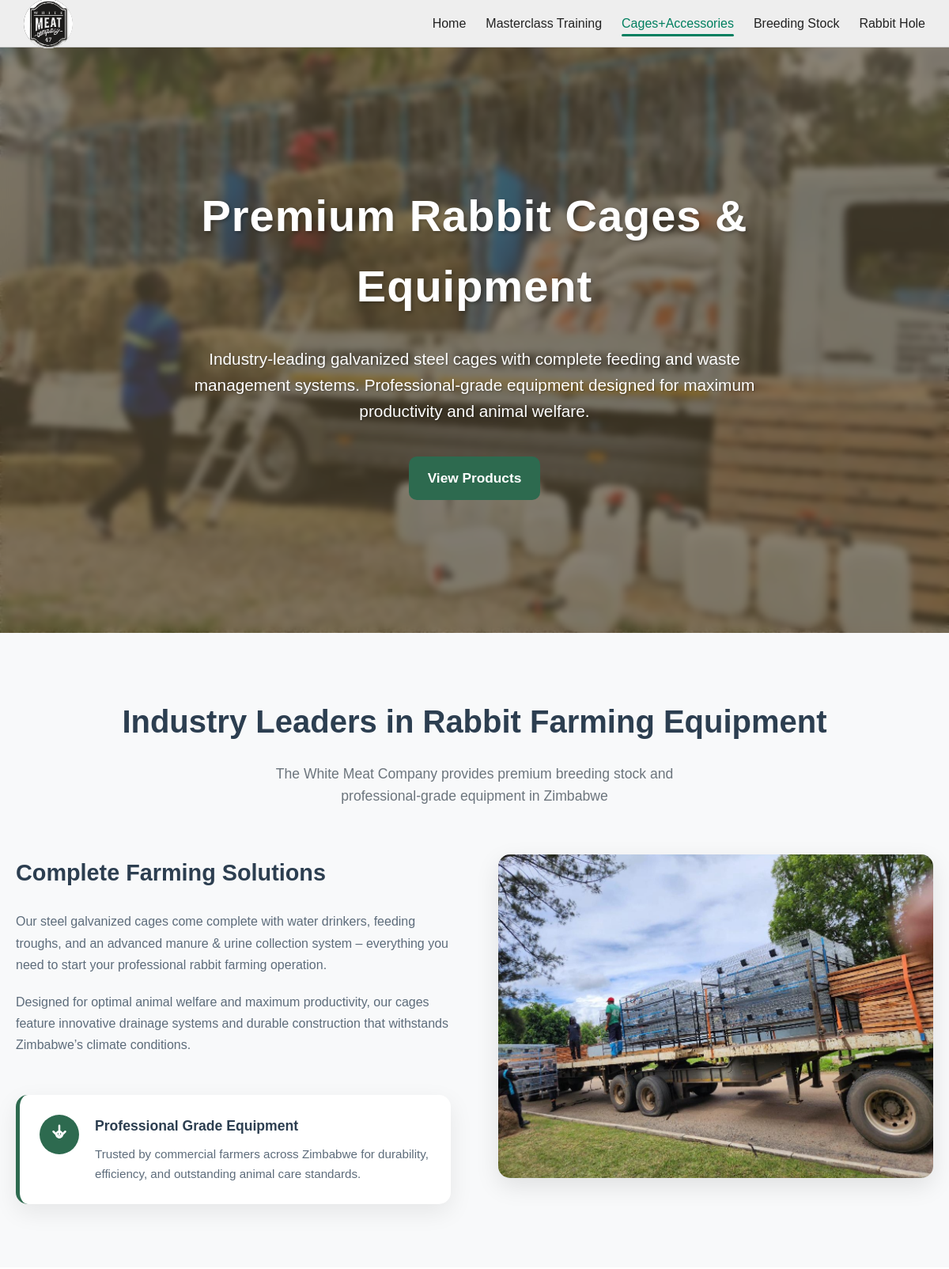
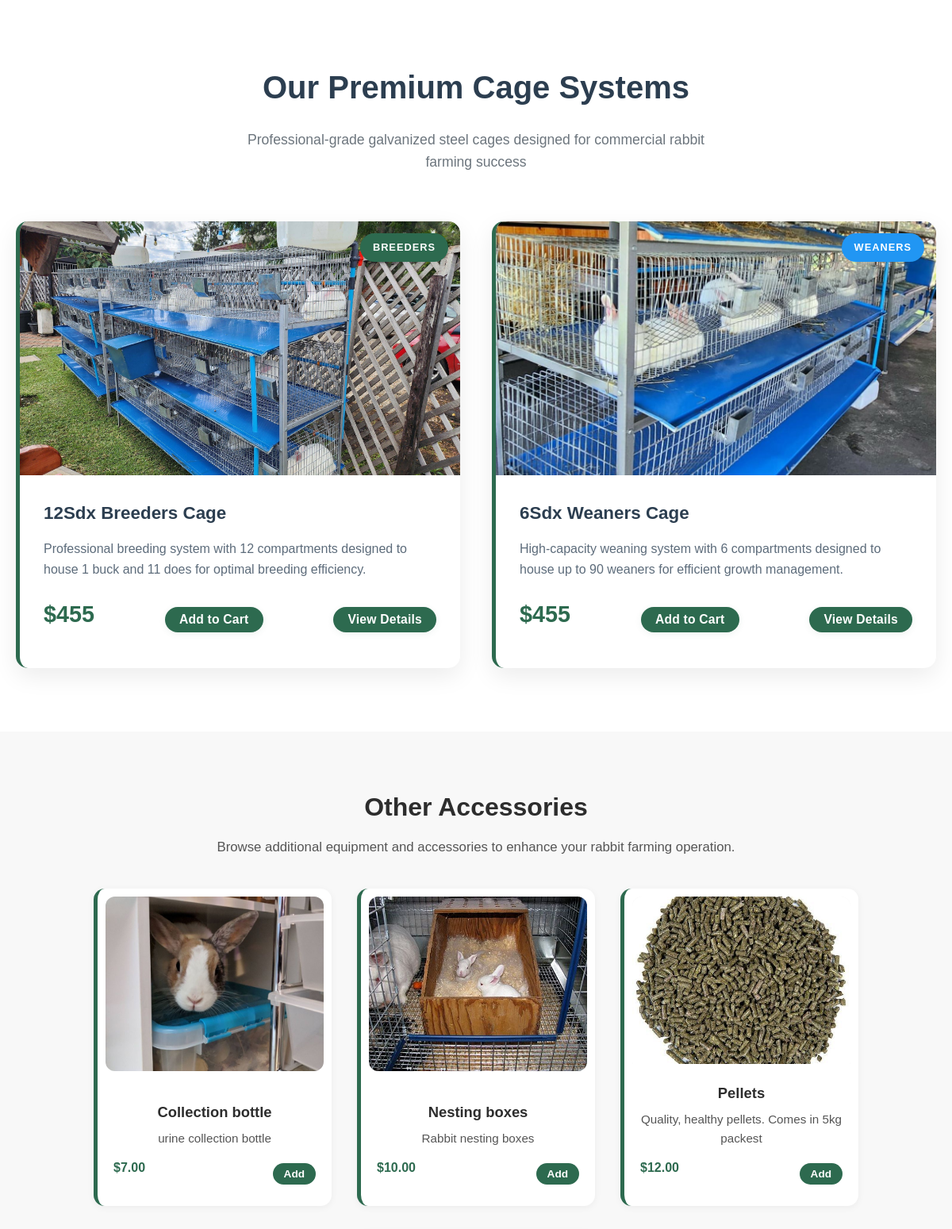
Screenshot of /cages/ (upper part) with the database file from the repository (2 pictures, top to bottom).
### frontend/models.py (models this page shows, shortened)
class Accessory(models.Model):
    name = models.CharField(max_length=200)
    description = models.TextField(blank=True)
    price = models.DecimalField(max_digits=8, decimal_places=2)
    image = models.ImageField(upload_to='accessory_images/', blank=True, null=True, help_text="Upload accessory image")
    is_available = models.BooleanField(default=True)
    created_at = models.DateTimeField(auto_now_add=True)
    updated_at = models.DateTimeField(auto_now=True)
    class Meta:
        ordering = ['-created_at', 'name']
    @property
    def image_url(self):
        if self.image:
            return self.image.url
        return '/static/images/default-accessory.jpg'

### frontend/views.py (the view)
# urls.py: path('cages/', views.cages, name='cages'),
def cages(request):
    accessories = Accessory.objects.filter(is_available=True).order_by('-created_at')
    return render(request, 'cages.html', {'accessories': accessories})

### templates/cages.html (shortened to what this page needs)
<!DOCTYPE html>
{% load static %}
<html lang="en">
<head>
  <link rel="stylesheet" href="{% static 'css/style.css' %}" />
  <link href="https://cdn.jsdelivr.net/npm/aos@2.3.4/dist/aos.css" rel="stylesheet" />
</head>
<body>
  <nav class="navbar">
    <div class="logo">
      <img src="{% static 'images/logo.svg' %}" alt="The White Meat Company Logo" />
    </div>
    <ul class="nav-links" id="nav-links">
      <li><a href="{% url 'index' %}">Home</a></li>
      <li><a href="{% url 'masterclass' %}">Masterclass Training</a></li>
      <li><a href="{% url 'cages' %}" class="active">Cages+Accessories</a></li>
      <li><a href="{% url 'breeding' %}">Breeding Stock</a></li>
      <li><a href="{% url 'rabbithole' %}">Rabbit Hole</a></li>
    </ul>
  </nav>
  <section class="cages-hero" data-aos="fade-in" data-aos-duration="1000">
    <div class="overlay"></div>
    <div class="hero-content">
      <h1 data-aos="fade-down" data-aos-delay="300" data-aos-duration="800">Premium Rabbit Cages & Equipment</h1>
      <p data-aos="fade-up" data-aos-delay="500" data-aos-duration="800">
        Industry-leading galvanized steel cages with complete feeding and waste management systems.
        Professional-grade equipment designed for maximum productivity and animal welfare.
      </p>
      <a href="#equipment" class="btn green" data-aos="zoom-in" data-aos-delay="700" data-aos-duration="800">View Products</a>
    </div>
  </section>
  <section class="equipment-section">
    <div class="container">
      <div class="equipment-header">
        <h2>Industry Leaders in Rabbit Farming Equipment</h2>
        <p>The White Meat Company provides premium breeding stock and professional-grade equipment in Zimbabwe</p>
      </div>
      <div class="equipment-content">
        <div class="equipment-text">
          <h3>Complete Farming Solutions</h3>
          <p>
            Our steel galvanized cages come complete with water drinkers, feeding troughs, and an advanced manure & urine
            collection system – everything you need to start your professional rabbit farming operation.
          </p>
          <p>
            Designed for optimal animal welfare and maximum productivity, our cages feature innovative drainage systems
            and durable construction that withstands Zimbabwe’s climate conditions.
          </p>
          <div class="highlight-box">
            <div class="icon">
              <svg width="30" height="30" viewBox="0 0 24 24" fill="none" stroke="#2d6a4f" stroke-width="2" stroke-linecap="round" stroke-linejoin="round">
                <path d="M6 9l6 6 6-6"/>
                <path d="M12 3v9"/>
                <circle cx="12" cy="12" r="3"/>
              </svg>
            </div>
            <div class="highlight-text">
              <strong>Professional Grade Equipment</strong>
              <p>Trusted by commercial farmers across Zimbabwe for durability, efficiency, and outstanding animal care standards.</p>
            </div>
          </div>
        </div>
        <div class="equipment-image">
          <img src="{% static 'images/cage2.jpg' %}" alt="Rabbit cage with dimensions">
        </div>
      </div>
    </div>
  </section>
  <section id="equipment" class="cage-section">
    <div class="container">
      <div class="cage-header">
        <h2>Our Premium Cage Systems</h2>
        <p>Professional-grade galvanized steel cages designed for commercial rabbit farming success</p>
      </div>
      <div class="cage-grid">
        <div class="cage-card">
          <div class="cage-image">
            <img src="{% static 'images/cage3.jpg' %}" alt="12Sdx Breeders Cage">
            <span class="cage-tag breeders">BREEDERS</span>
          </div>
          <div class="cage-body">
            <h3>12Sdx Breeders Cage</h3>
            <p>Professional breeding system with 12 compartments designed to house 1 buck and 11 does for optimal breeding efficiency.</p>
            <div class="price-order">
              <span class="price">$<strong>455</strong></span>
              <button class="cart-btn" onclick="addToCart('12Sdx Breeders Cage', 455, '{% static 'images/cage3.jpg' %}')" style="background:#2d6a4f; color:#fff; border:none; border-radius:22px; padding:7px 18px; font-size:0.98rem; font-weight:600; box-shadow:0 2px 8px rgba(45,106,79,0.08); cursor:pointer; transition:background 0.18s, transform 0.13s, box-shadow 0.18s; letter-spacing:0.2px; outline:none; position:relative; overflow:hidden;">Add to Cart</button>
              <button class="details-btn" onclick="showDetails('breeders')" style="background:#2d6a4f; color:#fff; border:none; border-radius:22px; padding:7px 18px; font-size:0.98rem; font-weight:600; box-shadow:0 2px 8px rgba(45,106,79,0.08); cursor:pointer; transition:background 0.18s, transform 0.13s, box-shadow 0.18s; letter-spacing:0.2px; outline:none; position:relative; overflow:hidden;">View Details</button>
            </div>
          </div>
        </div>
        <div class="cage-card">
          <div class="cage-image">
            <img src="{% static 'images/cage4.jpg' %}" alt="6Sdx Weaners Cage">
            <span class="cage-tag weaners">WEANERS</span>
          </div>
          <div class="cage-body">
            <h3>6Sdx Weaners Cage</h3>
            <p>High-capacity weaning system with 6 compartments designed to house up to 90 weaners for efficient growth management.</p>
            <div class="price-order">
              <span class="price">$<strong>455</strong></span>
              <button class="cart-btn" onclick="addToCart('6Sdx Weaners Cage', 455, '{% static 'images/cage4.jpg' %}')" style="background:#2d6a4f; color:#fff; border:none; border-radius:22px; padding:7px 18px; font-size:0.98rem; font-weight:600; box-shadow:0 2px 8px rgba(45,106,79,0.08); cursor:pointer; transition:background 0.18s, transform 0.13s, box-shadow 0.18s; letter-spacing:0.2px; outline:none; position:relative; overflow:hidden;">Add to Cart</button>
              <button class="details-btn" onclick="showDetails('weaners')" style="background:#2d6a4f; color:#fff; border:none; border-radius:22px; padding:7px 18px; font-size:0.98rem; font-weight:600; box-shadow:0 2px 8px rgba(45,106,79,0.08); cursor:pointer; transition:background 0.18s, transform 0.13s, box-shadow 0.18s; letter-spacing:0.2px; outline:none; position:relative; overflow:hidden;">View Details</button>
            </div>
          </div>
        </div>
      </div>
    </div>
  </section>
<section class="accessories-section" style="padding: 70px 0; background: #f8f8f8;">
  <div class="container" style="display: flex; flex-direction: column; align-items: center;">
    <div class="accessories-header" style="text-align: center; margin-bottom: 38px;">
      <h2 class="cage-header-title" style="margin-bottom: 12px; font-size: 2rem; font-weight: 700; color:#2d2d2d;">
        Other Accessories
      </h2>
      <p class="cage-header-desc" style="max-width: 750px; margin: 0 auto; color:#555; font-size: 1.05rem; line-height:1.6;">
        Browse additional equipment and accessories to enhance your rabbit farming operation.
      </p>
    </div>
    <div id="accessories-list" class="accessories-grid"
         style="display: flex; flex-wrap: wrap; gap: 32px; justify-content: center; text-align: center;">
      {% if accessories %}
        {% for accessory in accessories %}
        <div class="cage-card" style="width:300px; height:400px; min-width:240px; max-width:360px; display:flex; flex-direction:column; justify-content:space-between; background:#fff; border-radius:14px; box-shadow:0 2px 10px rgba(0,0,0,0.05); padding:10px;">
          <div class="cage-image">
            <div style="width:100%; height:220px; display:flex; align-items:center; justify-content:center; background:#f3f3f3; border-radius:12px; overflow:hidden;">
              <img src="{{ accessory.image_url }}" alt="{{ accessory.name }}" style="width:100%; height:100%; object-fit:cover;">
            </div>
          </div>
          <div class="cage-body" style="padding:10px;">
            <h3 style="font-size:1.15rem; margin:12px 0 6px; color:#2d2d2d;">{{ accessory.name }}</h3>
            <p style="font-size:0.95rem; color:#555; margin-bottom:12px;">{{ accessory.description|truncatewords:22 }}</p>
            <div class="price-order" style="display:flex; justify-content:space-between; align-items:center;">
              <span class="price" style="font-size:1rem; color:#2d6a4f;">$<strong>{{ accessory.price }}</strong></span>
              <button class="cart-btn"
                      onclick="addToCart('{{ accessory.name|escapejs }}', {{ accessory.price }}, '{{ accessory.image_url }}')"
                      style="background:#2d6a4f; color:#fff; border:none; border-radius:18px; padding:6px 14px; font-size:0.85rem; font-weight:600; cursor:pointer; transition:background 0.2s;">
                Add
              </button>
            </div>
          </div>
        </div>
        {% endfor %}
      {% else %}
        <div style="color:#888; font-size:1.1rem; padding:32px 0; width:100%; text-align:center;">
          No accessories available at the moment.
        </div>
      {% endif %}
    </div>
  </div>
</section>
</body>
</html>

### rows the page displays
Accessory: image_url (picture), name "Collection bottle", description "urine collection bottle", price "7.00"
Accessory: image_url (picture), name "Nesting boxes", description "Rabbit nesting boxes", price "10.00"
Accessory: image_url (picture), name "Pellets", description "Quality, healthy pellets. Comes in 5kg packest", price "12.00"
